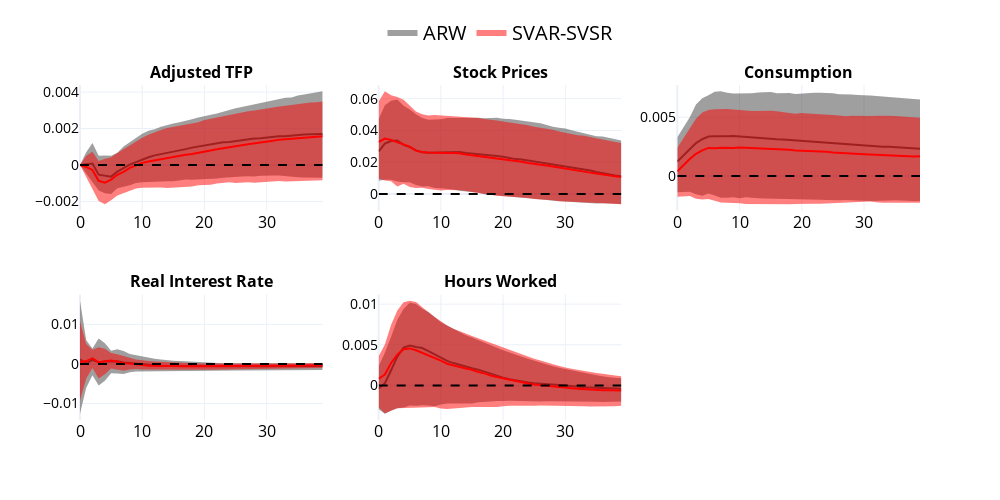
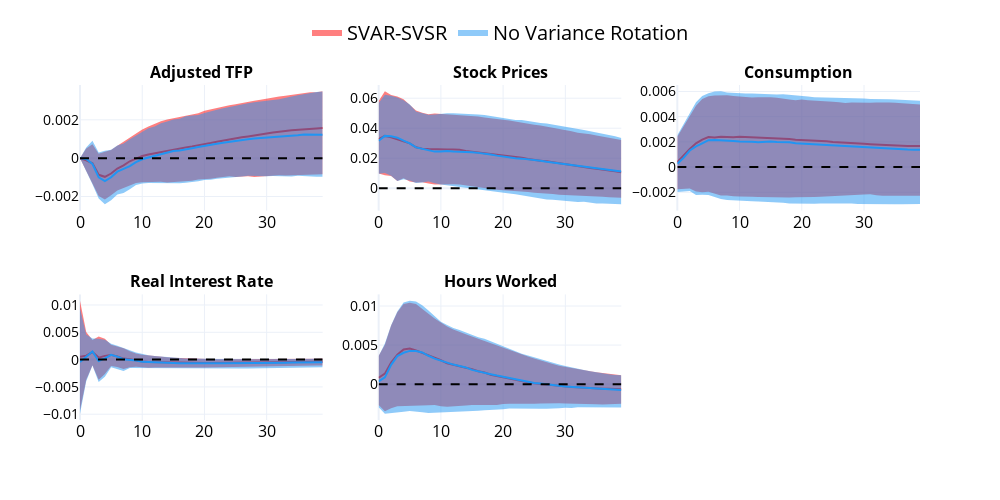

Notebook code cell kept with these figures, in order:
### Code cell
horizons = np.arange(irfs_uhlig.shape[1])  # or your own array

plot_comparison_2(
    irfs_uhlig, irfs_dawis,
    label1='ARW', label2='SVAR-SVSR',
    color1='rgb(64,64,64)', color2='rgb(255,0,0)',
    varnames=varnames, horizons=horizons
)

plot_comparison_2(
    irfs_dawis, irfs_carriero,
    label1='SVAR-SVSR', label2='No Variance Rotation',
    color1='rgb(255,0,0)', color2='rgb(33,150,243)',
    varnames=varnames, horizons=horizons
)

plot_comparison_2(
    irfs_dawis, irfs_dawis_penalty,
    label1='SVAR-SVSR', label2='SVAR-SVSR-Penalty',
    color1='rgb(255,0,0)', color2='rgb(0,114,178)',
    varnames=varnames, horizons=horizons
)
